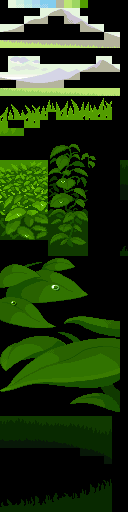
#> input picture test/compression/large_mode_5.png, 128 x 512 px
$ python tmap.py ../../test/compression/large_mode_2.png ../../test/compression/large_mode_5.png 5 out.png
#> lines starting #> are read from the running program, lines starting #| are printed output that depends on the picture
# compose a GBA text-bg tilemap with an indexed tileset png (for locating/replacing label tiles)
import struct,sys
from PIL import Image
def load(tmap,tset,w=32,base=0):
#> called with tmap = '../../test/compression/large_mode_2.png', tset = '../../test/compression/large_mode_5.png', w = 5, base = 0
    T=Image.open(tset); tw=T.width//8
#> in load, T is the input picture: PIL image 128x512 P; mean R, G, B 32.4, 55, 16.5
#> after `tw = T.width // 8`: tw = 16
    d=open(tmap,'rb').read(); n=len(d)//2
    ents=struct.unpack('<%dH'%n,d)
    h=n//w
    out=Image.new('P',(w*8,h*8)); out.putpalette(T.getpalette())
#> after `out = Image.new('P', (w * 8, h * 8))`: out: PIL image 40x4072 P; every value is 0
    pal_im=T.load(); op=out.load(); info={}
    for i,e in enumerate(ents):
        t=(e&0x3FF)-base; hf=e>>10&1; vf=e>>11&1; pal=e>>12
        x0,y0=(i%w)*8,(i//w)*8
        info[(i%w,i//w)]=(t,hf,vf,pal)
        if t<0 or t>=tw*(T.height//8): continue
        tx,ty=(t%tw)*8,(t//tw)*8
        for y in range(8):
            for x in range(8):
                sx=7-x if hf else x; sy=7-y if vf else y
                v=pal_im[tx+sx,ty+sy]
                op[x0+x,y0+y]=(v&15)|(pal<<4)
#> after the loop, info = 2545 items
    return out,info
if __name__=='__main__':
    im,_=load(sys.argv[1],sys.argv[2],int(sys.argv[3]) if len(sys.argv)>3 else 32)
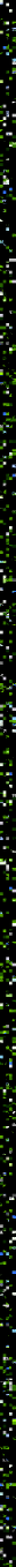
#> im: PIL image 40x4072 P (shown at 1/3 size); mean R, G, B 19.4, 28.1, 15.1
    im.convert('RGB').resize((im.width*2,im.height*2)).save(sys.argv[4] if len(sys.argv)>4 else '/tmp/t/tm.png')
def writeback(im,info,tset,cells):
    """copy pixels of given screen cells back into the tileset (no flips)"""
    T=Image.open(tset); tp=T.load(); tw=T.width//8; ip=im.load()
    for (cx,cy) in cells:
        t,hf,vf,pal=info[(cx,cy)]
        assert not hf and not vf
        tx,ty=(t%tw)*8,(t//tw)*8
        for y in range(8):
            for x in range(8):
                tp[tx+x,ty+y]=(tp[tx+x,ty+y]&0xF0)|(ip[cx*8+x,cy*8+y]&15)
    T.save(tset)
